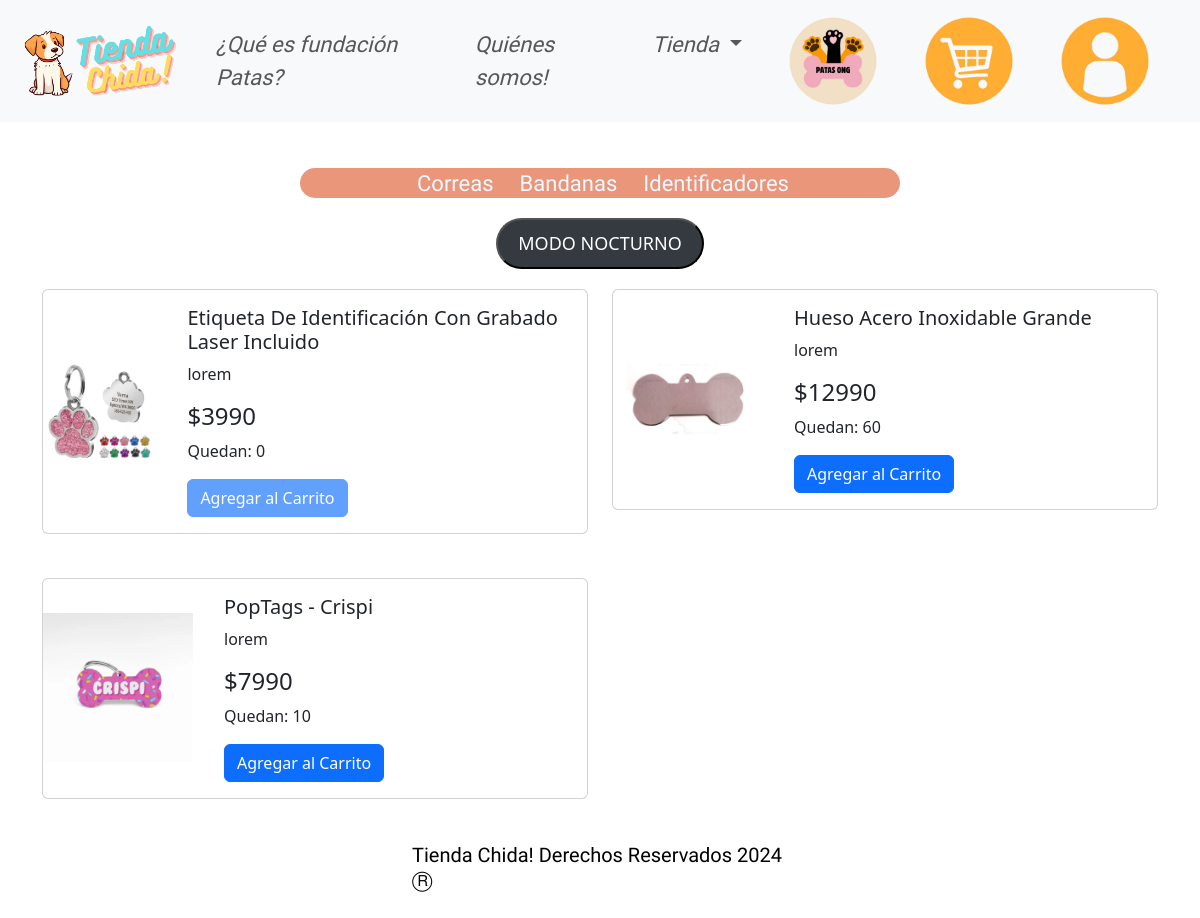
The page /tienda/perros_identificadores/ on the database its author committed.
### tienda/models.py (models this page shows, shortened)
class Producto(models.Model):
    id = models.AutoField(primary_key=True)
    nombre = models.CharField(max_length=100)
    descripcion = models.TextField()
    precio = models.DecimalField(max_digits=10, decimal_places=0)
    imagen = models.ImageField(upload_to='productos/')
    categoria = models.ForeignKey(Categoria, on_delete=models.CASCADE)
    cantidad = models.PositiveIntegerField(default=0)  # Campo añadido

### tienda/views.py (the view, shortened to what this page needs)
# urls.py: path('perros_identificadores/', views.perros_identificadores, name='perros_identificadores'),
def perros_identificadores(request):
    productos_identificadores_perros = Producto.objects.filter(categoria__nombre='Identificacion perro')
    user_info = None
    context = {'productos_identificadores_perros': productos_identificadores_perros, 'user_info': user_info}
    return render(request, 'tienda/perros_identificadores.html', context)

### tienda/templates/tienda/perros_identificadores.html (shortened to what this page needs)
{% load static %}
<!DOCTYPE html>
<html lang="en">
<head>
    <link href="https://cdn.jsdelivr.net/npm/bootstrap@5.3.3/dist/css/bootstrap.min.css" rel="stylesheet">
    <link href="{% static 'tienda/css/style_tienda.css' %}" rel="stylesheet">
    <link href="{% static 'tienda/css/style.css' %}" rel="stylesheet">
</head>
<body>
    <header>
        <nav class="navbar navbar-expand-lg bg-body-tertiary fixed-top">
            <div class="container-fluid asap-condensed-medium-italic">
              <a class="navbar-brand" href="{% url 'index' %}"><img src="{% static 'tienda/imagenestiendachida/Foto_del_logo-removebg-preview.png' %}" width="180px"></a>
              <div class="collapse navbar-collapse" id="navbarNav">
                <ul class="navbar-nav">
                  <li class="nav-item">
                    <a class="nav-link" aria-current="page" href="{% url 'index' %}#destino2">¿Qué es fundación Patas?</a>
                  </li>
                  <li class="nav-item">
                    <a class="nav-link" href="{% url 'index' %}#destino">Quiénes somos!</a>
                  </li>
                  <li class="nav-item dropdown">
                    <a class="nav-link dropdown-toggle" href="#" role="button" data-bs-toggle="dropdown" aria-expanded="false">
                      Tienda
                    </a>
                  </li>
                </ul>
                <ul class="navbar-nav">
                    <li class="nav-item">
                        <a class="nav-link" href="{% url 'fundacionpatas' %}" target="_blank"><img src="{% static 'tienda/imagenestiendachida/logo patas png.png' %}" width="90px"></a>
                      </li>
                </ul>
                <ul class="navbar-nav ms-auto">
                    <li class="nav-item">
                        <a class="nav-link" href="#" data-bs-toggle="offcanvas" data-bs-target="#staticBackdrop"><img src="{% static 'tienda/imagenestiendachida/3-removebg-preview.png' %}" width="90px"></a>
                    </li>
                    <li class="nav-item">
                        <a class="nav-link" href="#" data-bs-toggle="offcanvas" data-bs-target="#offcanvasRight"><img src="{% static 'tienda/imagenestiendachida/4-removebg-preview.png' %}" width="90px"></a>
                    </li>
                </ul>
              </div>
            </div>
          </nav>
    </header>
    <br><br><br><br><br><br><br>
    <nav class="navbar navbar-expand-lg bg-orange rounded-custom navbar-container" id="navbar1">
        <div class="container-fluid">
          <div class="collapse navbar-collapse" id="navbarNav">
            <ul class="navbar-nav ms-auto me-4 mb-2 mb-lg-0 navbar_centrar lilita-one-regular">
              <li class="nav-item">
                <a class="nav-link" aria-current="page" href="{% url 'perros' %}">Correas</a>
              </li>
              <li class="nav-item">
                <a class="nav-link" href="{% url 'perros_bandanas' %}">Bandanas</a>
              </li>
              <li class="nav-item">
                <a class="nav-link" href="{% url 'perros_identificadores' %}">Identificadores</a>
              </li>
            </ul>
          </div>
        </div>
      </nav>
              <button onclick="modoNocturno()" class="botonnoche zoom">MODO NOCTURNO</button>
    <div class="container margen_cards">
      <div class="row">
          {% for producto in productos_identificadores_perros %}
          <div class="col-md-6 mb-4">
              <div class="card d-flex flex-row align-items-center">
                  <div class="img-container">
                      <img src="{{ producto.imagen.url }}" class="img zoom" alt="{{ producto.nombre }}">
                  </div>
                  <div class="card-body">
                      <h5 class="card-title">{{ producto.nombre }}</h5>
                      <p class="card-text">{{ producto.descripcion }}</p>
                      <h4>${{ producto.precio }}</h4>
                      <p>Quedan: <span class="cantidad-producto" data-id="{{ producto.id }}">{{ producto.cantidad }}</span></p>
                      <a href="#" class="btn btn-primary zoom agregar-carrito {% if producto.cantidad == 0 %}disabled{% endif %}" data-id="{{ producto.id }}" data-name="{{ producto.nombre }}" data-price="{{ producto.precio }}" data-image="{{ producto.imagen.url }}">Agregar al Carrito</a>
                  </div>
              </div>
          </div>
          {% endfor %}
      </div>
  </div>
    <footer>
      <div class="container-fluid">
        <div class="row justify-content-center colorh2">
        <h5 class="col-4 centrar colorh2"> Tienda Chida! Derechos Reservados 2024 Ⓡ</h5>
        </div>
    </div>
    </footer>
    <br><br>
</body>
</html>

### tienda/static/tienda/css/style_tienda.css (style rules this page uses)
#navbar1 .navbar-nav .nav-link { color:aliceblue!important; }
#navbar1 .navbar-nav { margin: auto !important; display: flex !important; justify-content: center !important; }
#navbar1 .navbar-nav .nav-item { margin-right: 10px !important; }
.bg-orange { background-color:darksalmon; }
.navbar-container { max-width: 600px; margin: 0 auto; max-height: 30px; margin-bottom: 20px; }
.navbar_centrar { margin: 40px !important; }
.lilita-one-regular { font-family: "Lilita One", sans-serif; font-weight: 400; font-style: normal; font-size: 22px; }
.rounded-custom { border-radius: 25px !important; }
.asap-condensed-medium-italic { font-family: "Asap Condensed", sans-serif; font-weight: 500; font-style: italic; font-size: 22px; }
.margen_cards { margin-right: 30px !important; margin-left: 30px !important; }
.botonnoche { display: block; margin: 20px auto; padding: 10px 20px; border-radius: 30px; background-color: #343a40; color: #fff; font-size: 18px; text-align: center; transition: background-color 0.3s; }
.img-container { width: 150px; height: 150px; overflow: hidden; display: flex; justify-content: center; align-items: center; margin-right: 15px; }
.img-container img { max-width: 100%; max-height: 100%; }
.card { margin-bottom: 20px; }

### tienda/static/tienda/css/style.css (style rules this page uses)
.navbar-nav .nav-item { margin-right: 30px !important; }
.nav-item { color: black !important; }
.asap-condensed-medium-italic { font-family: "Asap Condensed", sans-serif; font-weight: 500; font-style: italic; font-size: 22px; }
.colorh2 { font-family: "Asap Condensed"; color: black; }
.botonnoche { display: block; margin: 20px auto; padding: 10px 20px; border-radius: 30px; background-color: #343a40; color: #fff; font-size: 18px; text-align: center; transition: background-color 0.3s; }
.zoom { transition: transform 0.3s ease; }
.img-container { width: 150px; height: 150px; overflow: hidden; display: flex; justify-content: center; align-items: center; margin-right: 15px; }
.img-container img { max-width: 100%; max-height: 100%; }
.card { margin-bottom: 20px; }

### rows shown on the page
Producto: imagen (picture), nombre "Etiqueta De Identificación Con Grabado Laser Incluido", descripcion "lorem", precio "3990", cantidad "0"
Producto: imagen (picture), nombre "Hueso Acero Inoxidable Grande", descripcion "lorem", precio "12990", cantidad "60"
Producto: imagen (picture), nombre "PopTags - Crispi", descripcion "lorem", precio "7990", cantidad "10"
